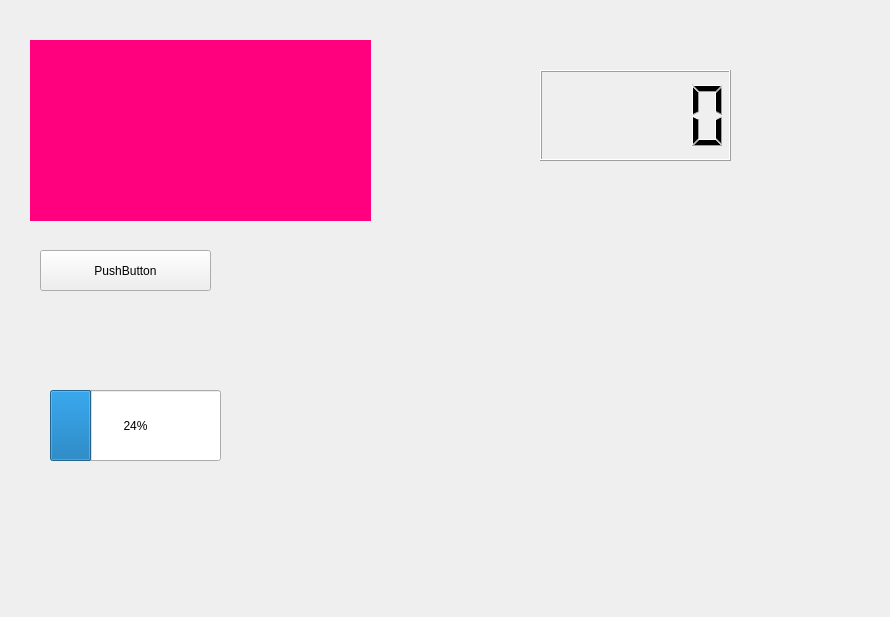
<?xml version="1.0" encoding="UTF-8"?>
<ui version="4.0">
 <class>DragObjectTestWidgetClass</class>
 <widget class="QWidget" name="DragObjectTestWidgetClass">
  <property name="geometry">
   <rect>
    <x>0</x>
    <y>0</y>
    <width>890</width>
    <height>617</height>
   </rect>
  </property>
  <property name="windowTitle">
   <string>DragObjectTestWidget</string>
  </property>
  <widget class="QWidget" name="widget" native="true">
   <property name="geometry">
    <rect>
     <x>30</x>
     <y>40</y>
     <width>341</width>
     <height>181</height>
    </rect>
   </property>
   <property name="styleSheet">
    <string notr="true">background-color: rgb(255, 0, 127);</string>
   </property>
  </widget>
  <widget class="QPushButton" name="pushButton">
   <property name="geometry">
    <rect>
     <x>40</x>
     <y>250</y>
     <width>171</width>
     <height>41</height>
    </rect>
   </property>
   <property name="text">
    <string>PushButton</string>
   </property>
  </widget>
  <widget class="QProgressBar" name="progressBar">
   <property name="geometry">
    <rect>
     <x>50</x>
     <y>390</y>
     <width>171</width>
     <height>71</height>
    </rect>
   </property>
   <property name="value">
    <number>24</number>
   </property>
  </widget>
  <widget class="QLCDNumber" name="lcdNumber">
   <property name="geometry">
    <rect>
     <x>540</x>
     <y>70</y>
     <width>191</width>
     <height>91</height>
    </rect>
   </property>
  </widget>
 </widget>
 <layoutdefault spacing="6" margin="11"/>
 <resources>
  <include location="DragObjectTestWidget.qrc"/>
 </resources>
 <connections/>
</ui>
